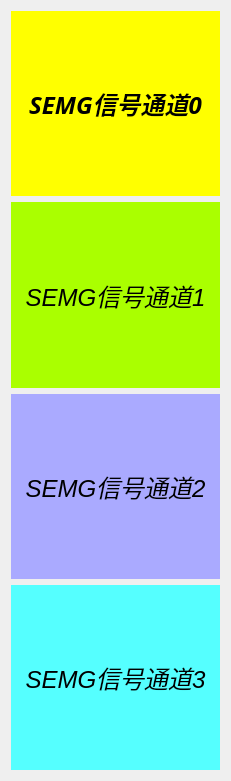
  <widget class="QWidget" name="verticalLayoutWidget">
   <property name="geometry">
    <rect>
     <x>0</x>
     <y>70</y>
     <width>231</width>
     <height>781</height>
    </rect>
   </property>
   <layout class="QVBoxLayout" name="verticalLayout">
    <item>
     <widget class="QLabel" name="label_semg_0">
      <property name="palette">
       <palette>
        <active>
         <colorrole role="WindowText">
          <brush brushstyle="SolidPattern">
           <color alpha="255">
            <red>0</red>
            <green>0</green>
            <blue>0</blue>
           </color>
          </brush>
         </colorrole>
         <colorrole role="Button">
          <brush brushstyle="SolidPattern">
           <color alpha="255">
            <red>255</red>
            <green>255</green>
            <blue>0</blue>
           </color>
          </brush>
         </colorrole>
         <colorrole role="Base">
          <brush brushstyle="SolidPattern">
           <color alpha="255">
            <red>255</red>
            <green>255</green>
            <blue>0</blue>
           </color>
          </brush>
         </colorrole>
         <colorrole role="Window">
          <brush brushstyle="SolidPattern">
           <color alpha="255">
            <red>255</red>
            <green>255</green>
            <blue>0</blue>
           </color>
          </brush>
         </colorrole>
        </active>
        <inactive>
         <colorrole role="WindowText">
          <brush brushstyle="SolidPattern">
           <color alpha="255">
            <red>0</red>
            <green>0</green>
            <blue>0</blue>
           </color>
          </brush>
         </colorrole>
         <colorrole role="Button">
          <brush brushstyle="SolidPattern">
           <color alpha="255">
            <red>255</red>
            <green>255</green>
            <blue>0</blue>
           </color>
          </brush>
         </colorrole>
         <colorrole role="Base">
          <brush brushstyle="SolidPattern">
           <color alpha="255">
            <red>255</red>
            <green>255</green>
            <blue>0</blue>
           </color>
          </brush>
         </colorrole>
         <colorrole role="Window">
          <brush brushstyle="SolidPattern">
           <color alpha="255">
            <red>255</red>
            <green>255</green>
            <blue>0</blue>
           </color>
          </brush>
         </colorrole>
        </inactive>
        <disabled>
         <colorrole role="WindowText">
          <brush brushstyle="SolidPattern">
           <color alpha="255">
            <red>120</red>
            <green>120</green>
            <blue>120</blue>
           </color>
          </brush>
         </colorrole>
         <colorrole role="Button">
          <brush brushstyle="SolidPattern">
           <color alpha="255">
            <red>255</red>
            <green>255</green>
            <blue>0</blue>
           </color>
          </brush>
         </colorrole>
         <colorrole role="Base">
          <brush brushstyle="SolidPattern">
           <color alpha="255">
            <red>255</red>
            <green>255</green>
            <blue>0</blue>
           </color>
          </brush>
         </colorrole>
         <colorrole role="Window">
          <brush brushstyle="SolidPattern">
           <color alpha="255">
            <red>255</red>
            <green>255</green>
            <blue>0</blue>
           </color>
          </brush>
         </colorrole>
        </disabled>
       </palette>
      </property>
      <property name="font">
       <font>
        <family>Bahnschrift</family>
        <pointsize>18</pointsize>
        <weight>75</weight>
        <italic>true</italic>
        <bold>true</bold>
       </font>
      </property>
      <property name="layoutDirection">
       <enum>Qt::LeftToRight</enum>
      </property>
      <property name="styleSheet">
       <string notr="true">background-color: rgb(255, 255, 0);</string>
      </property>
      <property name="text">
       <string>SEMG信号通道0</string>
      </property>
      <property name="alignment">
       <set>Qt::AlignCenter</set>
      </property>
     </widget>
    </item>
    <item>
     <widget class="QLabel" name="label_semg_1">
      <property name="palette">
       <palette>
        <active>
         <colorrole role="WindowText">
          <brush brushstyle="SolidPattern">
           <color alpha="255">
            <red>0</red>
            <green>0</green>
            <blue>0</blue>
           </color>
          </brush>
         </colorrole>
         <colorrole role="Button">
          <brush brushstyle="SolidPattern">
           <color alpha="255">
            <red>170</red>
            <green>255</green>
            <blue>0</blue>
           </color>
          </brush>
         </colorrole>
         <colorrole role="Base">
          <brush brushstyle="SolidPattern">
           <color alpha="255">
            <red>170</red>
            <green>255</green>
            <blue>0</blue>
           </color>
          </brush>
         </colorrole>
         <colorrole role="Window">
          <brush brushstyle="SolidPattern">
           <color alpha="255">
            <red>170</red>
            <green>255</green>
            <blue>0</blue>
           </color>
          </brush>
         </colorrole>
        </active>
        <inactive>
         <colorrole role="WindowText">
          <brush brushstyle="SolidPattern">
           <color alpha="255">
            <red>0</red>
            <green>0</green>
            <blue>0</blue>
           </color>
          </brush>
         </colorrole>
         <colorrole role="Button">
          <brush brushstyle="SolidPattern">
           <color alpha="255">
            <red>170</red>
            <green>255</green>
            <blue>0</blue>
           </color>
          </brush>
         </colorrole>
         <colorrole role="Base">
          <brush brushstyle="SolidPattern">
           <color alpha="255">
            <red>170</red>
            <green>255</green>
            <blue>0</blue>
           </color>
          </brush>
         </colorrole>
         <colorrole role="Window">
          <brush brushstyle="SolidPattern">
           <color alpha="255">
            <red>170</red>
            <green>255</green>
            <blue>0</blue>
           </color>
          </brush>
         </colorrole>
        </inactive>
        <disabled>
         <colorrole role="WindowText">
          <brush brushstyle="SolidPattern">
           <color alpha="255">
            <red>120</red>
            <green>120</green>
            <blue>120</blue>
           </color>
          </brush>
         </colorrole>
         <colorrole role="Button">
          <brush brushstyle="SolidPattern">
           <color alpha="255">
            <red>170</red>
            <green>255</green>
            <blue>0</blue>
           </color>
          </brush>
         </colorrole>
         <colorrole role="Base">
          <brush brushstyle="SolidPattern">
           <color alpha="255">
            <red>170</red>
            <green>255</green>
            <blue>0</blue>
           </color>
          </brush>
         </colorrole>
         <colorrole role="Window">
          <brush brushstyle="SolidPattern">
           <color alpha="255">
            <red>170</red>
            <green>255</green>
            <blue>0</blue>
           </color>
          </brush>
         </colorrole>
        </disabled>
       </palette>
      </property>
      <property name="font">
       <font>
        <pointsize>18</pointsize>
        <italic>true</italic>
       </font>
      </property>
      <property name="styleSheet">
       <string notr="true">background-color: rgb(170, 255, 0);</string>
      </property>
      <property name="text">
       <string>SEMG信号通道1</string>
      </property>
      <property name="alignment">
       <set>Qt::AlignCenter</set>
      </property>
     </widget>
    </item>
    <item>
     <widget class="QLabel" name="label_semg_2">
      <property name="palette">
       <palette>
        <active>
         <colorrole role="WindowText">
          <brush brushstyle="SolidPattern">
           <color alpha="255">
            <red>0</red>
            <green>0</green>
            <blue>0</blue>
           </color>
          </brush>
         </colorrole>
         <colorrole role="Button">
          <brush brushstyle="SolidPattern">
           <color alpha="255">
            <red>170</red>
            <green>170</green>
            <blue>255</blue>
           </color>
          </brush>
         </colorrole>
         <colorrole role="Base">
          <brush brushstyle="SolidPattern">
           <color alpha="255">
            <red>170</red>
            <green>170</green>
            <blue>255</blue>
           </color>
          </brush>
         </colorrole>
         <colorrole role="Window">
          <brush brushstyle="SolidPattern">
           <color alpha="255">
            <red>170</red>
            <green>170</green>
            <blue>255</blue>
           </color>
          </brush>
         </colorrole>
        </active>
        <inactive>
         <colorrole role="WindowText">
          <brush brushstyle="SolidPattern">
           <color alpha="255">
            <red>0</red>
            <green>0</green>
            <blue>0</blue>
           </color>
          </brush>
         </colorrole>
         <colorrole role="Button">
          <brush brushstyle="SolidPattern">
           <color alpha="255">
            <red>170</red>
            <green>170</green>
            <blue>255</blue>
           </color>
          </brush>
         </colorrole>
         <colorrole role="Base">
          <brush brushstyle="SolidPattern">
           <color alpha="255">
            <red>170</red>
            <green>170</green>
            <blue>255</blue>
           </color>
          </brush>
         </colorrole>
         <colorrole role="Window">
          <brush brushstyle="SolidPattern">
           <color alpha="255">
            <red>170</red>
            <green>170</green>
            <blue>255</blue>
           </color>
          </brush>
         </colorrole>
        </inactive>
        <disabled>
         <colorrole role="WindowText">
          <brush brushstyle="SolidPattern">
           <color alpha="255">
            <red>120</red>
            <green>120</green>
            <blue>120</blue>
           </color>
          </brush>
         </colorrole>
         <colorrole role="Button">
          <brush brushstyle="SolidPattern">
           <color alpha="255">
            <red>170</red>
            <green>170</green>
            <blue>255</blue>
           </color>
          </brush>
         </colorrole>
         <colorrole role="Base">
          <brush brushstyle="SolidPattern">
           <color alpha="255">
            <red>170</red>
            <green>170</green>
            <blue>255</blue>
           </color>
          </brush>
         </colorrole>
         <colorrole role="Window">
          <brush brushstyle="SolidPattern">
           <color alpha="255">
            <red>170</red>
            <green>170</green>
            <blue>255</blue>
           </color>
          </brush>
         </colorrole>
        </disabled>
       </palette>
      </property>
      <property name="font">
       <font>
        <pointsize>18</pointsize>
        <italic>true</italic>
       </font>
      </property>
      <property name="styleSheet">
       <string notr="true">background-color: rgb(170, 170, 255);</string>
      </property>
      <property name="text">
       <string>SEMG信号通道2</string>
      </property>
      <property name="alignment">
       <set>Qt::AlignCenter</set>
      </property>
     </widget>
    </item>
    <item>
     <widget class="QLabel" name="label_semg_3">
      <property name="palette">
       <palette>
        <active>
         <colorrole role="WindowText">
          <brush brushstyle="SolidPattern">
           <color alpha="255">
            <red>0</red>
            <green>0</green>
            <blue>0</blue>
           </color>
          </brush>
         </colorrole>
         <colorrole role="Button">
          <brush brushstyle="SolidPattern">
           <color alpha="255">
            <red>85</red>
            <green>255</green>
            <blue>255</blue>
           </color>
          </brush>
         </colorrole>
         <colorrole role="Base">
          <brush brushstyle="SolidPattern">
           <color alpha="255">
            <red>85</red>
            <green>255</green>
            <blue>255</blue>
           </color>
          </brush>
         </colorrole>
         <colorrole role="Window">
          <brush brushstyle="SolidPattern">
           <color alpha="255">
            <red>85</red>
            <green>255</green>
            <blue>255</blue>
           </color>
          </brush>
         </colorrole>
        </active>
        <inactive>
         <colorrole role="WindowText">
          <brush brushstyle="SolidPattern">
           <color alpha="255">
            <red>0</red>
            <green>0</green>
            <blue>0</blue>
           </color>
          </brush>
         </colorrole>
         <colorrole role="Button">
          <brush brushstyle="SolidPattern">
           <color alpha="255">
            <red>85</red>
            <green>255</green>
            <blue>255</blue>
           </color>
          </brush>
         </colorrole>
         <colorrole role="Base">
          <brush brushstyle="SolidPattern">
           <color alpha="255">
            <red>85</red>
            <green>255</green>
            <blue>255</blue>
           </color>
          </brush>
         </colorrole>
         <colorrole role="Window">
          <brush brushstyle="SolidPattern">
           <color alpha="255">
            <red>85</red>
            <green>255</green>
            <blue>255</blue>
           </color>
          </brush>
         </colorrole>
        </inactive>
        <disabled>
         <colorrole role="WindowText">
          <brush brushstyle="SolidPattern">
           <color alpha="255">
            <red>120</red>
            <green>120</green>
            <blue>120</blue>
           </color>
          </brush>
         </colorrole>
         <colorrole role="Button">
          <brush brushstyle="SolidPattern">
           <color alpha="255">
            <red>85</red>
            <green>255</green>
            <blue>255</blue>
           </color>
          </brush>
         </colorrole>
         <colorrole role="Base">
          <brush brushstyle="SolidPattern">
           <color alpha="255">
            <red>85</red>
            <green>255</green>
            <blue>255</blue>
           </color>
          </brush>
         </colorrole>
         <colorrole role="Window">
          <brush brushstyle="SolidPattern">
           <color alpha="255">
            <red>85</red>
            <green>255</green>
            <blue>255</blue>
           </color>
          </brush>
         </colorrole>
        </disabled>
       </palette>
      </property>
      <property name="font">
       <font>
        <pointsize>18</pointsize>
        <italic>true</italic>
       </font>
      </property>
      <property name="styleSheet">
       <string notr="true">background-color: rgb(85, 255, 255);</string>
      </property>
      <property name="text">
       <string>SEMG信号通道3</string>
      </property>
      <property name="alignment">
       <set>Qt::AlignCenter</set>
      </property>
     </widget>
    </item>
   </layout>
  </widget>
